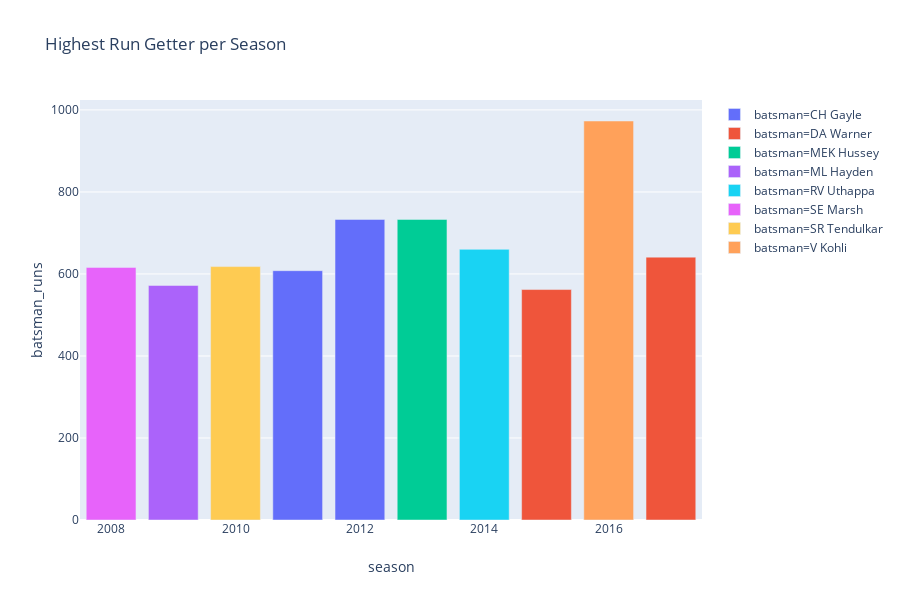

The code cell stored with this chart in its notebook:
### Code cell
orange=matches[['id','season']]
orange=orange.merge(delivery,left_on='id',right_on='match_id',how='left')
orange=orange.groupby(['season','batsman'])['batsman_runs'].sum().reset_index()
orange=orange.sort_values('batsman_runs',ascending=0)
orange=orange.drop_duplicates(subset=["season"],keep="first")
orange.sort_values(by='season')

px.bar(orange, x="season", y = "batsman_runs", color="batsman", title="Highest Run Getter per Season")

### Figure 1 — Plotly figure (JSON) as saved in the notebook; plotly's stock layout.template omitted (floating-point values rounded to 4 significant figures)
{"data": [{"alignmentgroup": "True", "hovertemplate": "batsman=CH Gayle<br>season=%{x}<br>batsman_runs=%{y}<extra></extra>", "legendgroup": "batsman=CH Gayle", "marker": {"color": "#636efa"}, "name": "batsman=CH Gayle", "offsetgroup": "batsman=CH Gayle", "orientation": "v", "showlegend": true, "textposition": "auto", "type": "bar", "uid": "f026cdd2-d461-4d76-8acc-e70954b56711", "x": [2012, 2011], "xaxis": "x", "y": [733, 608], "yaxis": "y"}, {"alignmentgroup": "True", "hovertemplate": "batsman=DA Warner<br>season=%{x}<br>batsman_runs=%{y}<extra></extra>", "legendgroup": "batsman=DA Warner", "marker": {"color": "#EF553B"}, "name": "batsman=DA Warner", "offsetgroup": "batsman=DA Warner", "orientation": "v", "showlegend": true, "textposition": "auto", "type": "bar", "uid": "2dff126f-ab4b-48c5-bed1-2b475aac4f80", "x": [2017, 2015], "xaxis": "x", "y": [641, 562], "yaxis": "y"}, {"alignmentgroup": "True", "hovertemplate": "batsman=MEK Hussey<br>season=%{x}<br>batsman_runs=%{y}<extra></extra>", "legendgroup": "batsman=MEK Hussey", "marker": {"color": "#00cc96"}, "name": "batsman=MEK Hussey", "offsetgroup": "batsman=MEK Hussey", "orientation": "v", "showlegend": true, "textposition": "auto", "type": "bar", "uid": "a920f4f2-e534-46f3-aa49-712095958790", "x": [2013], "xaxis": "x", "y": [733], "yaxis": "y"}, {"alignmentgroup": "True", "hovertemplate": "batsman=ML Hayden<br>season=%{x}<br>batsman_runs=%{y}<extra></extra>", "legendgroup": "batsman=ML Hayden", "marker": {"color": "#ab63fa"}, "name": "batsman=ML Hayden", "offsetgroup": "batsman=ML Hayden", "orientation": "v", "showlegend": true, "textposition": "auto", "type": "bar", "uid": "81f06b32-4b0b-4e2e-8d24-a1bfe5cfd310", "x": [2009], "xaxis": "x", "y": [572], "yaxis": "y"}, {"alignmentgroup": "True", "hovertemplate": "batsman=RV Uthappa<br>season=%{x}<br>batsman_runs=%{y}<extra></extra>", "legendgroup": "batsman=RV Uthappa", "marker": {"color": "#19d3f3"}, "name": "batsman=RV Uthappa", "offsetgroup": "batsman=RV Uthappa", "orientation": "v", "showlegend": true, "textposition": "auto", "type": "bar", "uid": "a3caba8f-1ea6-46ff-bc5e-855424658b2c", "x": [2014], "xaxis": "x", "y": [660], "yaxis": "y"}, {"alignmentgroup": "True", "hovertemplate": "batsman=SE Marsh<br>season=%{x}<br>batsman_runs=%{y}<extra></extra>", "legendgroup": "batsman=SE Marsh", "marker": {"color": "#e763fa"}, "name": "batsman=SE Marsh", "offsetgroup": "batsman=SE Marsh", "orientation": "v", "showlegend": true, "textposition": "auto", "type": "bar", "uid": "77039733-9ab8-41e2-a39a-3cd345133bff", "x": [2008], "xaxis": "x", "y": [616], "yaxis": "y"}, {"alignmentgroup": "True", "hovertemplate": "batsman=SR Tendulkar<br>season=%{x}<br>batsman_runs=%{y}<extra></extra>", "legendgroup": "batsman=SR Tendulkar", "marker": {"color": "#fecb52"}, "name": "batsman=SR Tendulkar", "offsetgroup": "batsman=SR Tendulkar", "orientation": "v", "showlegend": true, "textposition": "auto", "type": "bar", "uid": "f23fa886-bce2-4ccd-a3bc-636bf1ae0e98", "x": [2010], "xaxis": "x", "y": [618], "yaxis": "y"}, {"alignmentgroup": "True", "hovertemplate": "batsman=V Kohli<br>season=%{x}<br>batsman_runs=%{y}<extra></extra>", "legendgroup": "batsman=V Kohli", "marker": {"color": "#ffa15a"}, "name": "batsman=V Kohli", "offsetgroup": "batsman=V Kohli", "orientation": "v", "showlegend": true, "textposition": "auto", "type": "bar", "uid": "dca49445-370d-45aa-83e0-2e20c1ec895b", "x": [2016], "xaxis": "x", "y": [973], "yaxis": "y"}], "layout": {"barmode": "relative", "grid": {"xaxes": ["x"], "xgap": 0.1, "xside": "bottom", "yaxes": ["y"], "ygap": 0.1, "yside": "left"}, "height": 600, "legend": {"tracegroupgap": 0}, "title": {"text": "Highest Run Getter per Season"}, "xaxis": {"title": {"text": "season"}}, "yaxis": {"title": {"text": "batsman_runs"}}}}
